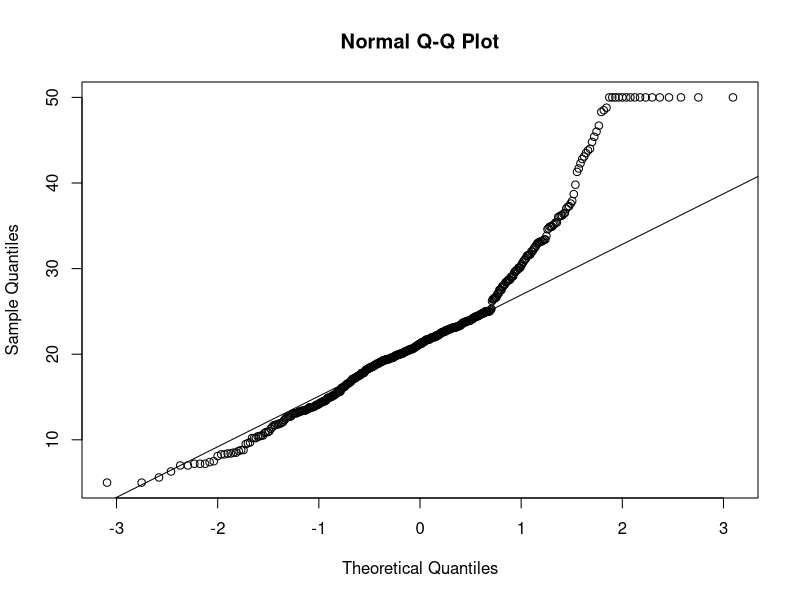
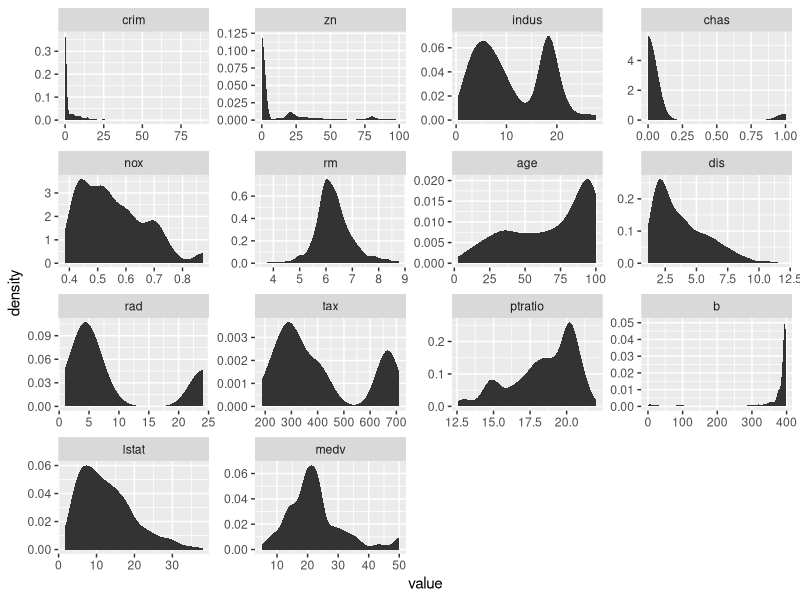
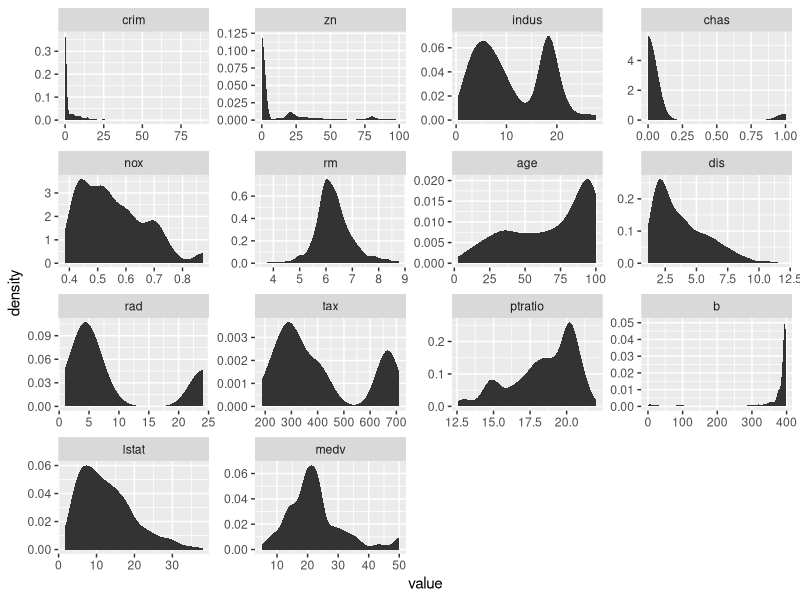
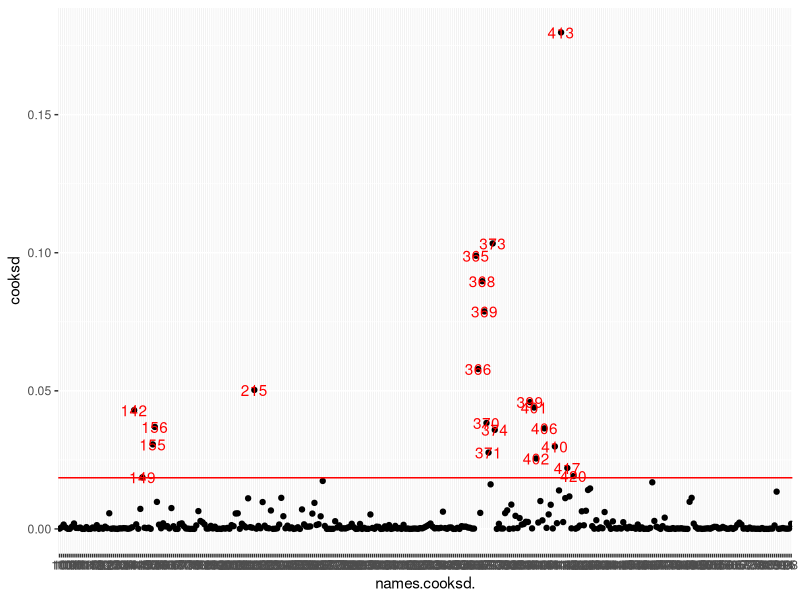
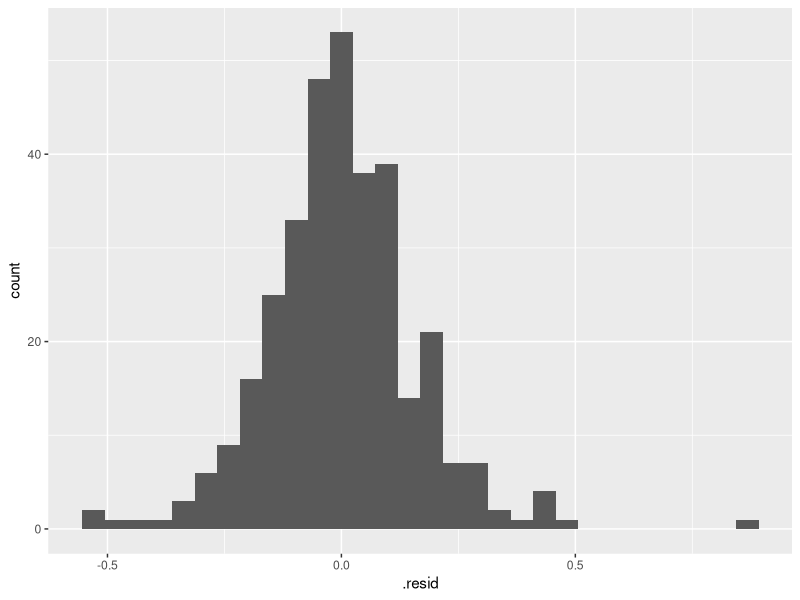
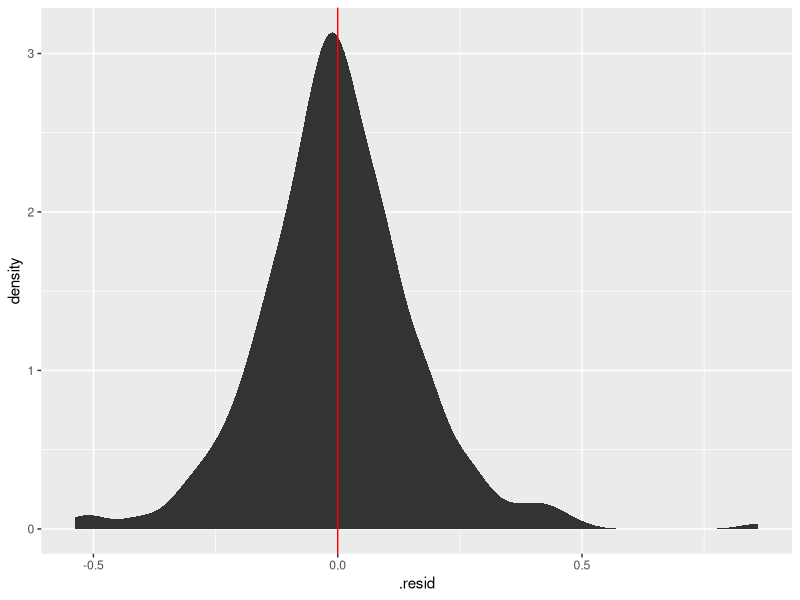
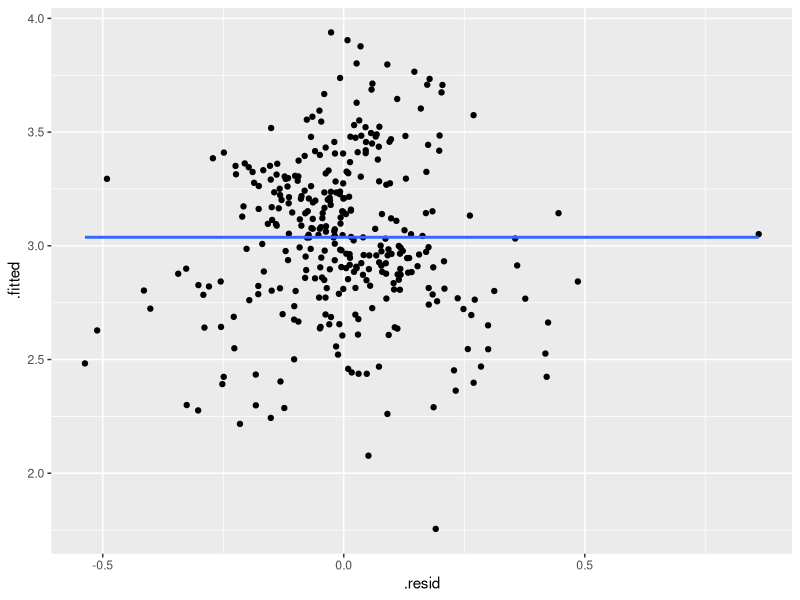

Recreate these plots in R, in order.
require(ggplot2)
require(mlbench)
require(reshape2)
require(e1071)
data(BostonHousing)
dim(BostonHousing)
View(BostonHousing)

#Missing Value checks
comp <- complete.cases(BostonHousing)
summary(BostonHousing) #Hint of outliers in crim and zn variables
str(BostonHousing)
BostonHousing$chas <- as.numeric(BostonHousing$chas) - 1
cor(BostonHousing) #features are not highly correlated

#Check Q-Q Plot
qqnorm(BostonHousing$medv)
qqline(BostonHousing$medv)
#Split the data into train and test
#70:30 Ratio for splitting
trainIndex <- sample(1:506,size = 0.7*506)
train <- BostonHousing[trainIndex,]
test <- BostonHousing[-trainIndex,]

bh <- BostonHousing #Ease for typing :p

mbh <- melt(bh)
ggplot(mbh,aes(x=value)) + stat_density() + facet_wrap(~variable,scales="free")
ggplot(data=mbh,aes(x=value)) + stat_density() + facet_wrap(~variable,scales="free")

#The variables crim,zn,chas,dis,b are highly skewed
#Let us calculate the skewness
skew <- sapply(bh,skewness)
print(skew)

#Generally speaking skew > 1 needs to be transformed
#crim,zn,chas,dis,b,medv need to be transformed but since chas is binary, we will not apply any transformation to it
#Let us apply simple transformations of log for right skew and squaring for left skew
model <- lm(log(medv)~log(crim)+(zn)+indus+chas+(nox)+rm+age+log(dis)+(rad)+(tax)+ptratio+b^2+(lstat),data=train)
summary(model)

# We find that log(crim),zn,indus,chas,age are not significant
# So we recreate the model without using these variables
model2 <- lm(log(medv)~chas+nox+rm+log(dis)+tax+ptratio+b^2+lstat,data=train)
summary(model2)
confint(model2,level = 0.95)

#R squared value is 0.7593. Which means that almost75% of variance in data is explained by regression
anova(model2)

#This tells us that log(dis) is insignificant jointly, so we drop that variable too
model3 <- lm(log(medv)~chas+nox+rm+tax+ptratio+b^2+lstat,data=train)
summary(model3)

#We find that nox and tax are insignifacnt
model4 <- lm(log(medv)~chas+rm+ptratio+b^2+lstat,data=train)
summary(model4)

#Let us look for any outliers that might be affecting the regression
#We shall use cooks distance for this
cooksd <- cooks.distance(model4)
cooksd.dataframe <- data.frame(names(cooksd),cooksd)
ggplot(cooksd.dataframe,aes(x=names.cooksd.,y=cooksd)) + geom_point() + geom_hline(yintercept=4*mean(cooksd),col="red") + geom_text(aes(label=ifelse(cooksd>4*mean(cooksd),names.cooksd.,"")),col="red")

#Those parameters having cooksd greater than 4*mean(cooksd) are outliers and need to be removed
influential <- cooksd>4*mean(cooksd)
train2 <- train[!influential,]

#Let us re-train the model using train2 as the training dataset
model4 <- lm(log(medv)~chas+rm+ptratio+b^2+lstat,data=train2)
summary(model4)

#The R squared values have increased to 0.84 . That means almost 84% of variance is explained by the regression model
future <- predict.lm(model4,newdata=test)
comparison <- data.frame(future,log(test$medv))
comparison$Error <- (abs(comparison[,2] - comparison[,1])/comparison[,2])*100
MAPE <- (mean(comparison$Error))
MAPE
View(comparison)
#Check residuals
model.dataframe <- fortify(model4)
ggplot(model.dataframe,aes(x=.resid)) + geom_histogram()
summary(model.dataframe$.resid)
ggplot(model.dataframe,aes(x=.resid)) + stat_density() + geom_vline(aes(xintercept = mean(.resid)),col="red")
ggplot(model.dataframe,aes(x=.resid,y=.fitted)) + geom_point() + stat_smooth(se=FALSE,method="lm")

#The residuals are normally distributed

#Inaccuracy varies around 5%


